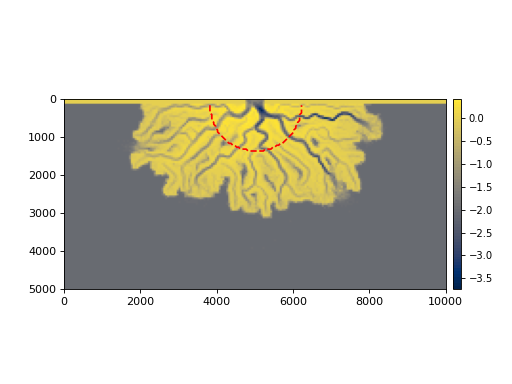

Reproduce this figure in Python.
import matplotlib.pyplot as plt
from deltametrics.sample_data.sample_data import golf
from deltametrics.section import CircularSection
#
golfcube = golf()
golfcube.register_section("circular", CircularSection(radius=1200))
#
fig, ax = plt.subplots()
golfcube.quick_show("eta", idx=-1, ax=ax, ticks=True)
golfcube.sections["circular"].show_trace("r--", ax=ax)
